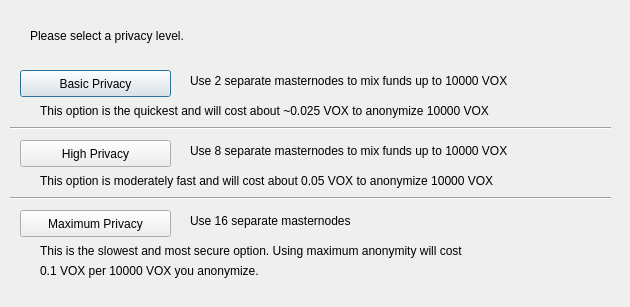
<?xml version="1.0" encoding="UTF-8"?>
<ui version="4.0">
 <class>ObfuscationConfig</class>
 <widget class="QDialog" name="ObfuscationConfig">
  <property name="geometry">
   <rect>
    <x>0</x>
    <y>0</y>
    <width>630</width>
    <height>307</height>
   </rect>
  </property>
  <property name="windowTitle">
   <string>Configure Obfuscation</string>
  </property>
  <widget class="QPushButton" name="buttonBasic">
   <property name="geometry">
    <rect>
     <x>20</x>
     <y>70</y>
     <width>151</width>
     <height>27</height>
    </rect>
   </property>
   <property name="text">
    <string>Basic Privacy</string>
   </property>
  </widget>
  <widget class="QPushButton" name="buttonHigh">
   <property name="geometry">
    <rect>
     <x>20</x>
     <y>140</y>
     <width>151</width>
     <height>27</height>
    </rect>
   </property>
   <property name="text">
    <string>High Privacy</string>
   </property>
  </widget>
  <widget class="QPushButton" name="buttonMax">
   <property name="geometry">
    <rect>
     <x>20</x>
     <y>210</y>
     <width>151</width>
     <height>27</height>
    </rect>
   </property>
   <property name="text">
    <string>Maximum Privacy</string>
   </property>
  </widget>
  <widget class="QLabel" name="label">
   <property name="geometry">
    <rect>
     <x>30</x>
     <y>20</y>
     <width>571</width>
     <height>31</height>
    </rect>
   </property>
   <property name="text">
    <string>Please select a privacy level.</string>
   </property>
  </widget>
  <widget class="QLabel" name="label_2">
   <property name="geometry">
    <rect>
     <x>190</x>
     <y>70</y>
     <width>421</width>
     <height>21</height>
    </rect>
   </property>
   <property name="text">
    <string>Use 2 separate masternodes to mix funds up to 10000 VOX</string>
   </property>
  </widget>
  <widget class="QLabel" name="label_3">
   <property name="geometry">
    <rect>
     <x>190</x>
     <y>140</y>
     <width>411</width>
     <height>21</height>
    </rect>
   </property>
   <property name="text">
    <string>Use 8 separate masternodes to mix funds up to 10000 VOX</string>
   </property>
  </widget>
  <widget class="QLabel" name="label_4">
   <property name="geometry">
    <rect>
     <x>190</x>
     <y>210</y>
     <width>421</width>
     <height>21</height>
    </rect>
   </property>
   <property name="text">
    <string>Use 16 separate masternodes</string>
   </property>
  </widget>
  <widget class="QLabel" name="label_6">
   <property name="geometry">
    <rect>
     <x>40</x>
     <y>100</y>
     <width>561</width>
     <height>21</height>
    </rect>
   </property>
   <property name="text">
    <string>This option is the quickest and will cost about ~0.025 VOX to anonymize 10000 VOX</string>
   </property>
  </widget>
  <widget class="QLabel" name="label_7">
   <property name="geometry">
    <rect>
     <x>40</x>
     <y>170</y>
     <width>561</width>
     <height>21</height>
    </rect>
   </property>
   <property name="text">
    <string>This option is moderately fast and will cost about 0.05 VOX to anonymize 10000 VOX</string>
   </property>
  </widget>
  <widget class="QLabel" name="label_8">
   <property name="geometry">
    <rect>
     <x>40</x>
     <y>240</y>
     <width>561</width>
     <height>21</height>
    </rect>
   </property>
   <property name="text">
    <string>This is the slowest and most secure option. Using maximum anonymity will cost</string>
   </property>
  </widget>
  <widget class="QLabel" name="label_9">
   <property name="geometry">
    <rect>
     <x>40</x>
     <y>260</y>
     <width>561</width>
     <height>21</height>
    </rect>
   </property>
   <property name="text">
    <string>0.1 VOX per 10000 VOX you anonymize.</string>
   </property>
  </widget>
  <widget class="Line" name="line">
   <property name="geometry">
    <rect>
     <x>10</x>
     <y>120</y>
     <width>601</width>
     <height>16</height>
    </rect>
   </property>
   <property name="orientation">
    <enum>Qt::Horizontal</enum>
   </property>
  </widget>
  <widget class="Line" name="line_2">
   <property name="geometry">
    <rect>
     <x>10</x>
     <y>190</y>
     <width>601</width>
     <height>16</height>
    </rect>
   </property>
   <property name="orientation">
    <enum>Qt::Horizontal</enum>
   </property>
  </widget>
 </widget>
 <resources/>
 <connections/>
</ui>
